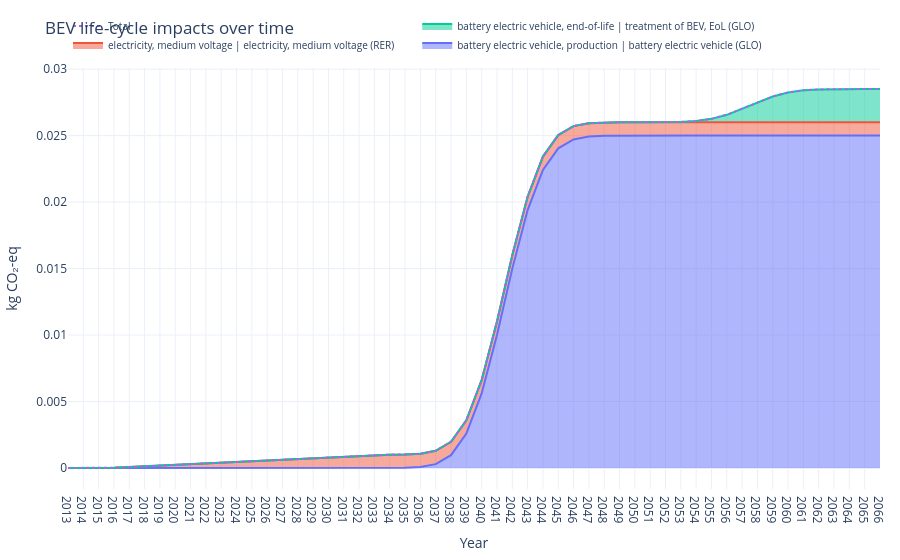

The notebook cell this image was saved under:
### Code cell
fig = plot_temporal_scores(
    results_by_year=results,
    a3=a3,
    title="BEV life-cycle impacts over time",
    method_label="kg CO₂-eq",
    cumulative=True
)
fig.show()
